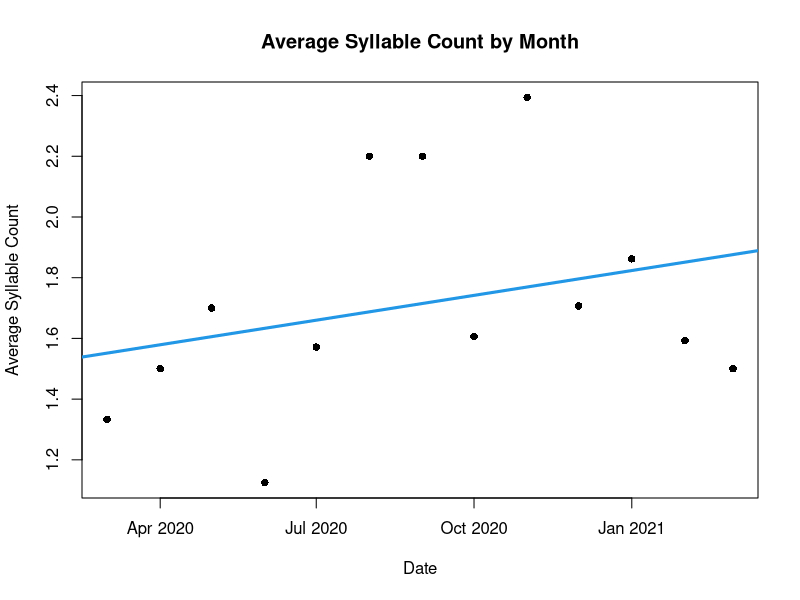
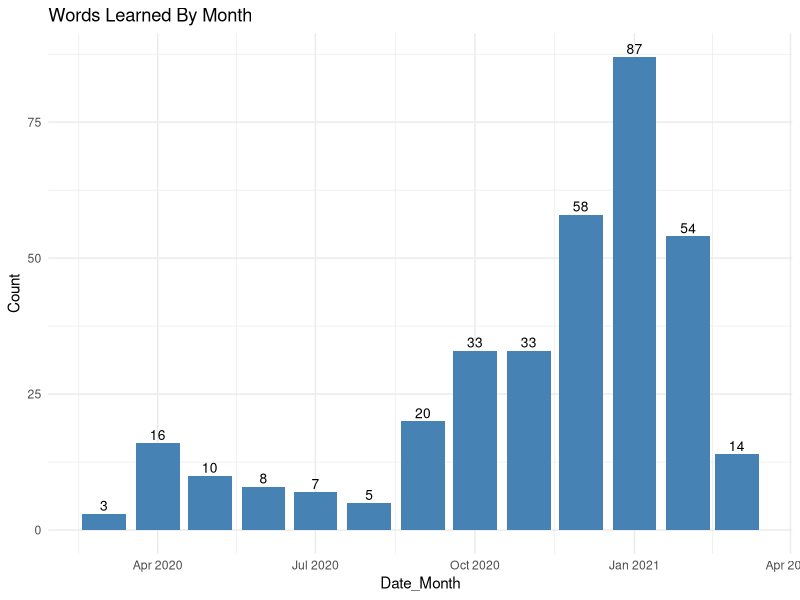
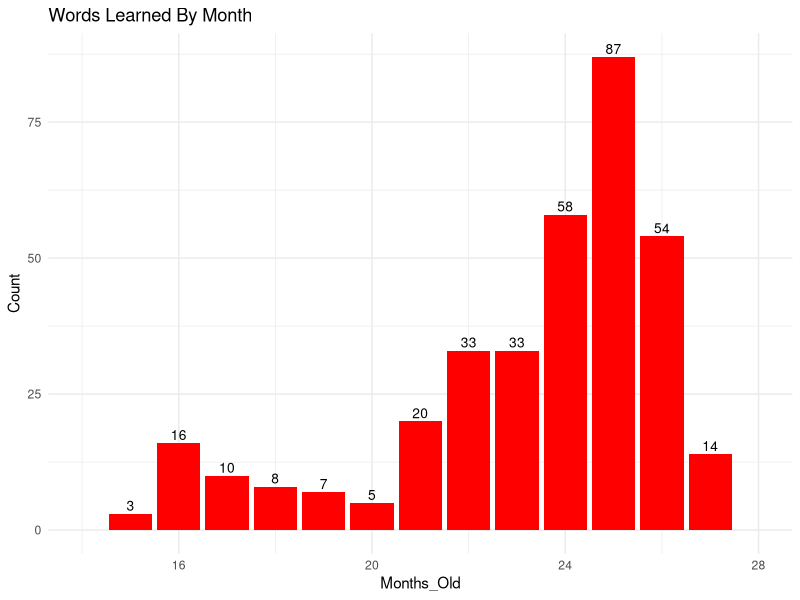
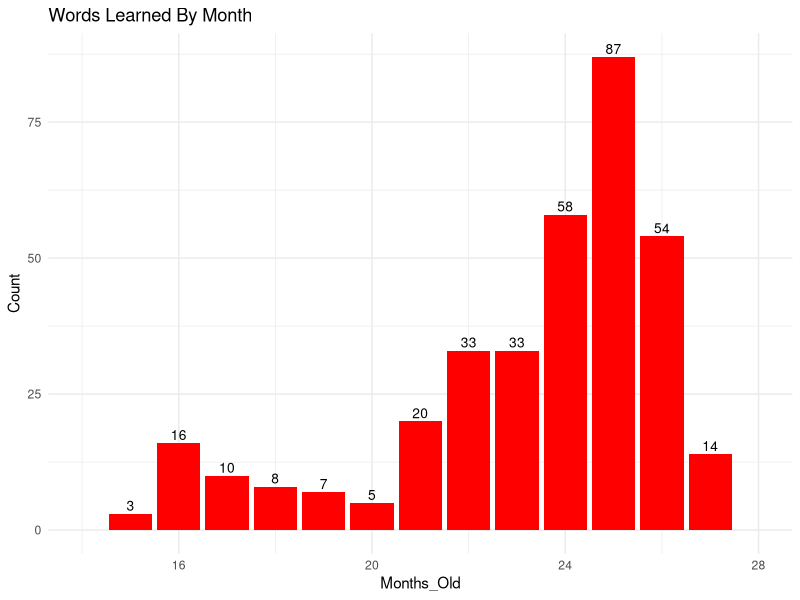
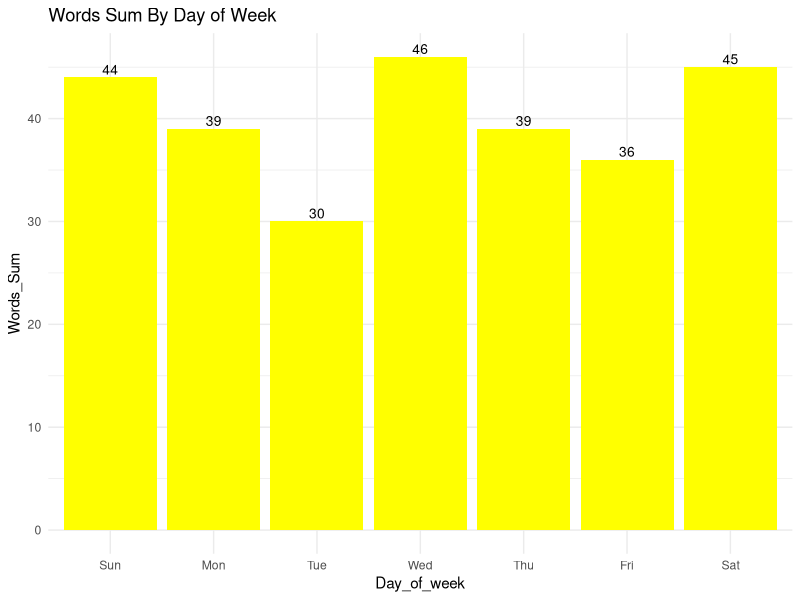
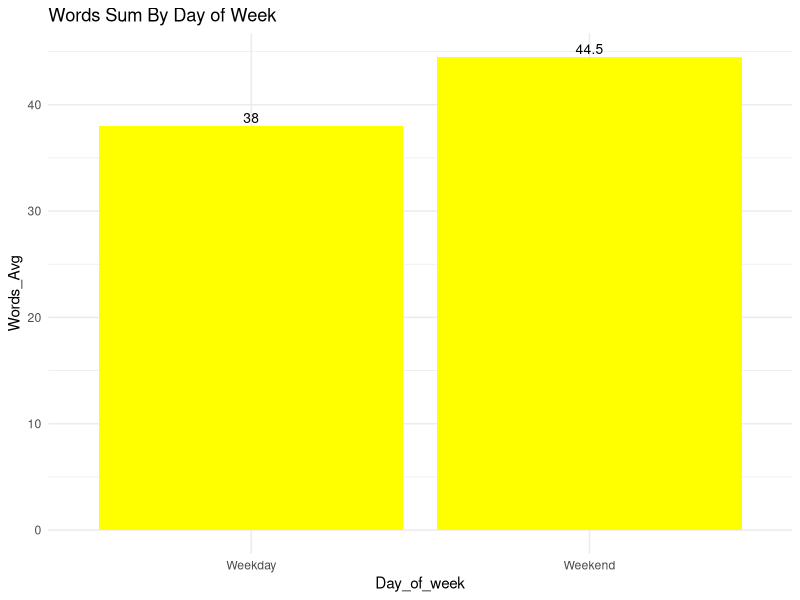

The R script that drew these images, in order:
## ---- chunk 1
library(readxl)
Raw_Data <- read_excel("Raw Data.xlsx", col_types = c("text","text"))
## ---- chunk 2
head(Raw_Data,4)
tail(Raw_Data,4)
## ---- chunk 3
library(dplyr)
library(stringr)
## ---- chunk 4
df<-Raw_Data%>%
  mutate(Word=str_replace_all(Word,'[0-9]|/|-',""))
head(df,4)
tail(df,4)
## ---- chunk 5
df<-df%>%
  mutate(Date=as.Date(Date,"%m/%d/%Y"))
head(df,5)
tail(df,5)
## ---- chunk 6
library(zoo)
## ---- chunk 7
df<-df%>%mutate(Date=as.Date(na.approx(df$Date, na.rm = FALSE)))
head(df,5)
## ---- chunk 8
library(ggplot2)
library(lubridate)
## ---- chunk 9

df.month<-df%>%
  mutate(Date_Month=floor_date(Date,"months"))%>%
  group_by(Date_Month)%>%
  summarize(Count=n())
df.month
## ---- chunk 10
plot<-ggplot(df.month, aes(x=Date_Month,y=Count)) +
  geom_bar(stat='identity', fill="steelblue")+
  geom_text(aes(label=Count), vjust=-0.3, size=3.5)+
  ggtitle("Words Learned By Month")+
  theme_minimal()
## ---- chunk 11
# Have to save off plot then pull it up as image so the .md finds it
# If you render Rmd to md it saves off plots to an absolute path
# That absolute path doesn't work on GitHub render
ggsave(
  path='Plots',
  filename='Words Learned By Month - Blue.png',
  plot = plot,
  bg = "white")
## ---- chunk 12
df.month<-df.month%>%
  mutate(Months_Old=interval(ymd(as.Date("2018-12-01"))
                             ,ymd(Date_Month)) %/% months(1))

xlim_max.months_old<-max(df.month$Months_Old,na.rm = TRUE)+1
xlim_min.months_old<-min(df.month$Months_Old,na.rm = TRUE)-1
## ---- chunk 13
plot<-ggplot(df.month, aes(x=Months_Old,y=Count)) +
  geom_bar(stat='identity', fill="red")+
  geom_text(aes(label=Count), vjust=-0.3, size=3.5)+
  ggtitle("Words Learned By Month")+
  theme_minimal() +
  scale_x_continuous(limits=c(xlim_min.months_old,xlim_max.months_old))
## ---- chunk 14
ggsave(
  path='Plots',
  filename='Words Learned By Month - Red.png',
  plot = plot,
  bg = "white")
## ---- chunk 15
word<-"sasqouthanbeek"

count_syllables<-function(word) {
  str_count(word,'[a,e,i,o,u]')-
  str_count(word,'ai')-
  str_count(word,'ay')-
  str_count(word,'ee')-
  str_count(word,'ea')-
  str_count(word,'oa ')-
  str_count(word,'ou')-
  str_count(word,'oe')
}

count_syllables(word)
## ---- chunk 16
df_syllable<-df%>%
  mutate(SyllableCount=count_syllables(tolower(Word)))
head(df_syllable)
tail(df_syllable)
## ---- chunk 17
df_syllable<-df_syllable%>%
  mutate(loc_bracket = str_locate( Word,c('\\['))[,'start'])%>%
  mutate(loc_parentheses = str_locate( Word,c('\\('))[,'start'])%>%
  rowwise()%>%
  mutate(loc_first=case_when(is.na(loc_bracket)==FALSE |
                               is.na(loc_parentheses)==FALSE ~
    min(c(loc_bracket,loc_parentheses),na.rm = TRUE)))%>%
  mutate(Word_cleaned=case_when(is.na(loc_first)==TRUE~Word
                          ,TRUE~substr(Word,1,loc_first-1)))%>%
  select(-loc_bracket,-loc_parentheses)

print(df_syllable%>%filter(is.na(loc_first)==FALSE)%>%tail())
## ---- chunk 18
df_syllable<-df_syllable%>%
  mutate(SyllableCount=count_syllables(tolower(Word_cleaned)))%>%
  mutate(SyllableCount=case_when(SyllableCount==0 ~ as.integer(1)
                                 , TRUE ~ SyllableCount ))

print(df_syllable%>%filter(is.na(loc_first)==FALSE)%>%tail())
## ---- chunk 19
df_syllable.month<-df_syllable%>%
  mutate(Date_Month=floor_date(Date,"months"))%>%
  group_by(Date_Month)%>%
  summarize(SyllableCount_Avg=mean(SyllableCount))

model_lm<-lm(df_syllable.month$SyllableCount_Avg ~ df_syllable.month$Date_Month)
summary(model_lm)  
## ---- chunk 20
plot(df_syllable.month$Date_Month, 
     df_syllable.month$SyllableCount_Avg,
     pch = 16,
     xlab="Date",
     ylab="Average Syllable Count",
     main="Average Syllable Count by Month")
abline(model_lm,col = 4, lwd = 3)
## ---- chunk 21
ggsave(
  path='Plots',
  filename='Average Syllable Count by Month.png',
  # plot = plot, # this sets the plot to the latest plotted plot
  bg = "white")
## ---- chunk 22
df.dayofweek<-df%>%
  mutate(Day_of_week=wday(Date, label=TRUE))%>%
  filter(Date >= "2020-10-01")

tail(df.dayofweek%>%select(Date,Day_of_week))
## ---- chunk 23
df.dayofweek_summed<-df.dayofweek%>%
  group_by(Day_of_week)%>%
  summarize(Words_Sum=n())

plot<-ggplot(df.dayofweek_summed, aes(x=Day_of_week,y=Words_Sum)) +
  geom_bar(stat='identity', fill="Yellow")+
  geom_text(aes(label=Words_Sum), vjust=-0.3, size=3.5)+
  ggtitle("Words Sum By Day of Week")+
  theme_minimal()
## ---- chunk 24
ggsave(
  path='Plots',
  filename='Words Sum By Day of Week.png',
  plot = plot, 
  bg = "white")
## ---- chunk 25
plot<-df.dayofweek_summed%>%
  mutate(Day_of_week=case_when(Day_of_week %in% c('Sat','Sun')~'Weekend',
                               TRUE ~ 'Weekday'))%>%
  group_by(Day_of_week)%>%
  summarize(Words_Avg=mean(Words_Sum))%>%
ggplot(aes(x=Day_of_week,y=Words_Avg)) +
  geom_bar(stat='identity', fill="Yellow")+
  geom_text(aes(label=Words_Avg), vjust=-0.3, size=3.5)+
  ggtitle("Words Sum By Day of Week")+
  theme_minimal()
## ---- chunk 26
ggsave(
  path='Plots',
  filename='Words Sum By Day of Week2.png',
  plot = plot, 
  bg = "white")
